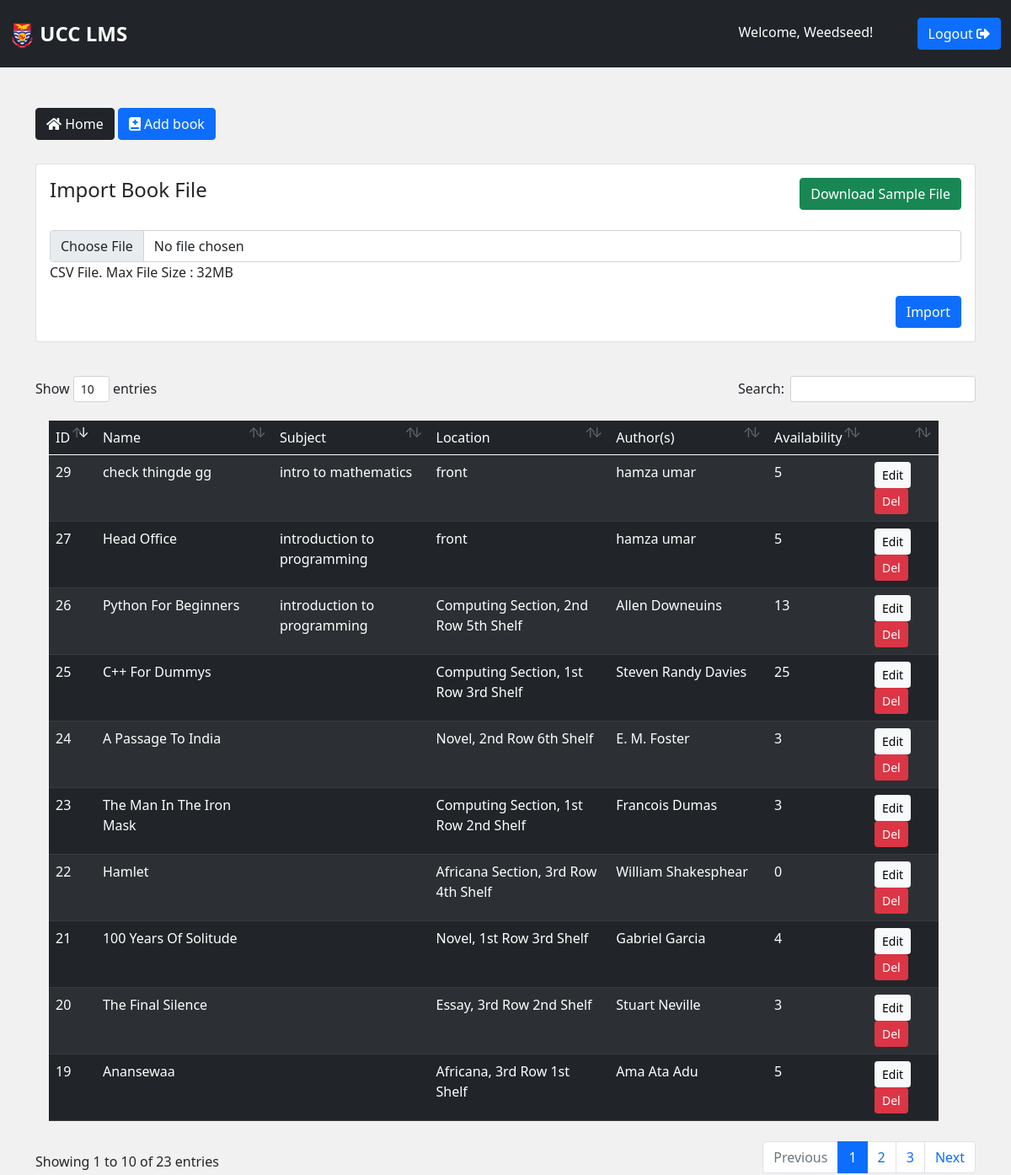
The app's page /view-books/ (signed in), older data.
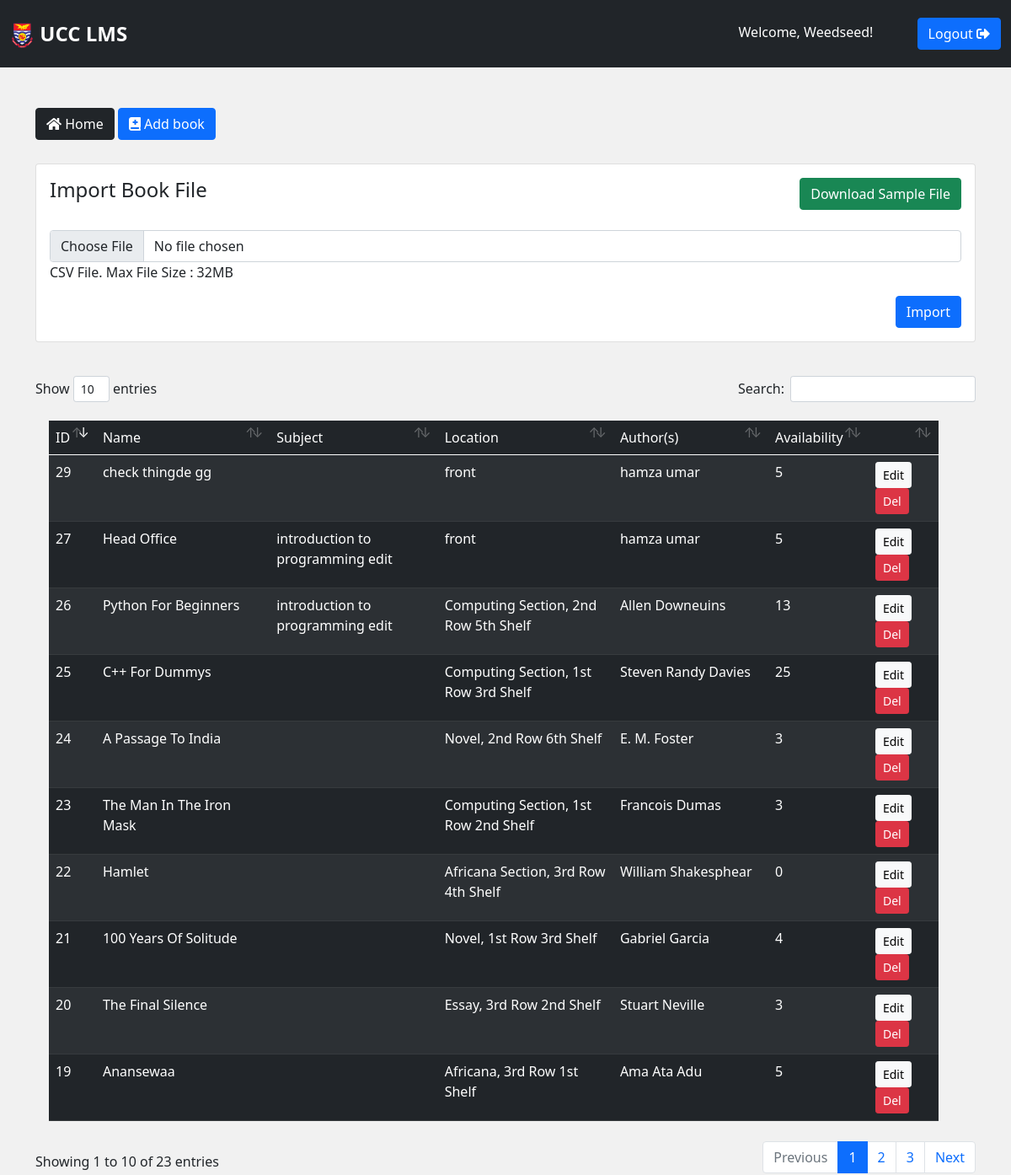
The same page, newer data.
### ucclms/models.py (models this page shows, shortened)
class Book(models.Model):
    title = models.CharField(max_length = 255, blank=False, null=False)
    publisher = models.CharField(max_length = 255, blank=True, null=True)
    availability = models.IntegerField(default=0, blank=True, null=True)
    year = models.CharField(max_length = 4, blank=True, null=True)
    author = models.CharField(max_length = 255, blank=True, null=True)
    location = models.CharField(max_length = 255, blank=True, null=True)
    subject = models.ForeignKey(Subject, on_delete=models.SET_NULL, null=True, blank=True, related_name='booksubject')
    is_stolen = models.BooleanField(default=False)

class Subject(models.Model):
    name = models.CharField(unique=True, max_length=200)
    created_at = models.DateTimeField(auto_now_add=True)

### ucclms/views.py (the view, shortened to what this page needs)
# urls.py: path('view-books/', views.viewBooks, name='view-books'),
@login_required(login_url='login')
def viewBooks(request):
    books = Book.objects.order_by('-id')
    context = {'books': books}
    return render(request, 'ucclms/view-books.html', context)

### ucclms/templates/ucclms/view-books.html (shortened to what this page needs)
{% extends 'base.html' %}
{% block content %}
<div class="container users mt-5">
    <a href="{% url 'admin-dashboard' %}" class="btn btn-dark mb-2"><i class="fas fa-home"></i> Home</a>
    <a href="{% url 'add-book' %}" class="btn btn-primary mb-2"><i class="fas fa-book-medical"></i> Add book</a>
    <div class="col-12" >
        <div class="card" style="margin: 20px 0 40px;">
            <div class="card-body">
                <div class=" d-flex justify-content-between">
                    <h4>Import Book File</h4>
                    <a href="#"  class="btn btn-success waves-effect waves-light"> Download Sample File</a>
                </div>
                <br>
                <form action="" method="POST" enctype="multipart/form-data">
                    <input type="file" class="form-control" id="example-fileinput" name="file" required>
                    <p>CSV File. Max File Size : 32MB</p>
                    <div class="button-list d-flex justify-content-between">
                        <button type="submit" class="btn btn-primary waves-effect waves-light"> Import</button>
                    </div>
                </form>
            </div>
        </div>
    </div>
    <table class="table table-striped p-3 table-dark mt-2" id="table_id">
        <thead>
            <tr>
                <td>ID</td>
                <td>Name</td>
                <td>Subject</td>
                <td>Location</td>
                <td>Author(s)</td>
                <td>Availability</td>
                <td></td>
            </tr>
        </thead>
        <tbody>
            {% for book in books %}
            <tr>
                <td>{{book.id}}</td>
                <td>{{book.title}}</td>
                <td>{{book.subject.name}}</td>
                <td>{{book.location}}</td>
                <td>{{book.author}}</td>
                <td>{{book.availability}}</td>
                <td>
                    <a href="{% url 'edit-book' book.id %}" class="btn btn-light btn-sm">Edit</a>
                    <a href="{% url 'delete-book' book.id %}" class="btn btn-danger btn-sm">Del</a>
                </td>
            </tr>
            {% endfor %}
        </tbody>
    </table>
</div>
    {% endblock %}

Row changes from the older to the newer data that the page shows:
changed Book "check thingde gg": subject.name "intro to mathematics" → (not shown)
changed through a linked row, Book "Head Office": subject.name "introduction to programming" → "introduction to programming edit"
changed through a linked row, Book "Python For Beginners": subject.name "introduction to programming" → "introduction to programming edit"
